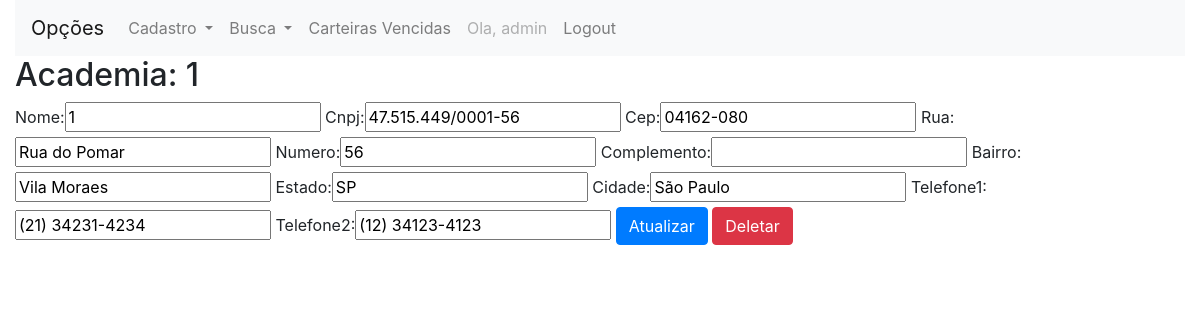
/core/update_academia/1/ (signed in), run on the app's committed database.
### core/models.py (models this page shows, shortened)
class Academia(models.Model): # Classe Academia
    IDAcademia = models.AutoField(primary_key=True, unique=True)
    Nome = models.CharField(max_length=45)
    CNPJ = models.CharField(max_length=20, unique=True)
    CEP = models.CharField(max_length=20)
    Rua = models.CharField(max_length=50)
    Numero = models.SmallIntegerField()
    Complemento = models.CharField(max_length=50, blank=True, null=True)
    Bairro = models.CharField(max_length=50)
    Estado = models.CharField(max_length=50)
    Cidade = models.CharField(max_length=50)
    Telefone1 = models.CharField(max_length=20)
    Telefone2 = models.CharField(max_length=20)

### core/views.py (the view)
# urls.py: url(r'^update_academia/(?P<IDAcademia>\d+)/$', update_academia, name='core_update_academia'), # UPDATE
@login_required
def update_academia(request, IDAcademia):
    data = {}
    academia = Academia.objects.get(IDAcademia=IDAcademia)
    form = AcademiaForm(request.POST or None, instance=academia)
    data['academia'] = academia
    data['form'] = form
    if request.method == 'POST':
        if form.is_valid():
            form.save()
            return redirect("search_academia")
    return render(request, 'core/update_academia.html', data)

### core/forms.py
class AcademiaForm(ModelForm):
    CEP = BRZipCodeField(label='CEP')
    CNPJ = BRCNPJField(label='CNPJ')
    class Meta:
        model = Academia
        fields = '__all__'

### core/templates/core/update_academia.html (shortened to what this page needs)
{% extends 'core/base.html' %}
{% load static %}
{% load bootstrap %}
{% block main %}
{% include 'core/menu.html' %}
<h2>Academia: {{academia.Nome}}</h2>
<form action="{% url 'core_update_academia' academia.IDAcademia  %}" method="POST">
    {{ form|bootstrap }}
    <button type="submit" class="btn btn-primary">Atualizar</button>
    <div class="btn-danger btn" role="alert"><a style="color: white" href="{% url 'core_delete_academia' academia.IDAcademia %}">Deletar</a></div>
</form>
<br>
{% endblock %}

### core/templates/core/menu.html (shortened to what this page needs)
<nav class="navbar navbar-expand-lg navbar-light bg-light">
  <a class="navbar-brand" href="">Opções</a>
  <div class="collapse navbar-collapse" id="navbarNavDropdown">
    <ul class="navbar-nav mr-auto">
      {% if user.is_authenticated %}
      <li class="nav-item dropdown">
        <a class="nav-link dropdown-toggle" href="#" id="navbarDropdownMenuLink" data-toggle="dropdown" aria-haspopup="true" aria-expanded="false">
          Cadastro
        </a>
      </li>
      <li class="nav-item dropdown">
        <a class="nav-link dropdown-toggle" href="#" id="navbarDropdownMenuLink" data-toggle="dropdown" aria-haspopup="true" aria-expanded="false">
          Busca
        </a>
      </li>
        <li class="nav-item">
          <a class="nav-link" href="{% url 'core_list_filiacao' %}">Carteiras Vencidas</a>
        </li>
        <li class="nav-item">
          <a class="nav-link disabled" href="">Ola, {{ user }}</a>
        </li>
        <li class="nav-item">
          <a class="nav-link" href="{% url 'logout' %}">Logout</a>
        </li>
      {% else %}
        <li class="nav-item">
          <a class="nav-link" href="{% url 'login' %}">Login</a>
        </li>
      {% endif %}
    </ul>
  </div>
</nav>

### data on the page
Academia: Nome "1", CNPJ "47.515.449/0001-56", CEP "04162-080", Rua "Rua do Pomar", Numero "56", Bairro "Vila Moraes", Estado "SP", Cidade "São Paulo", Telefone1 "(21) 34231-4234", Telefone2 "(12) 34123-4123"

### other printed values
{{ user }} "admin"
